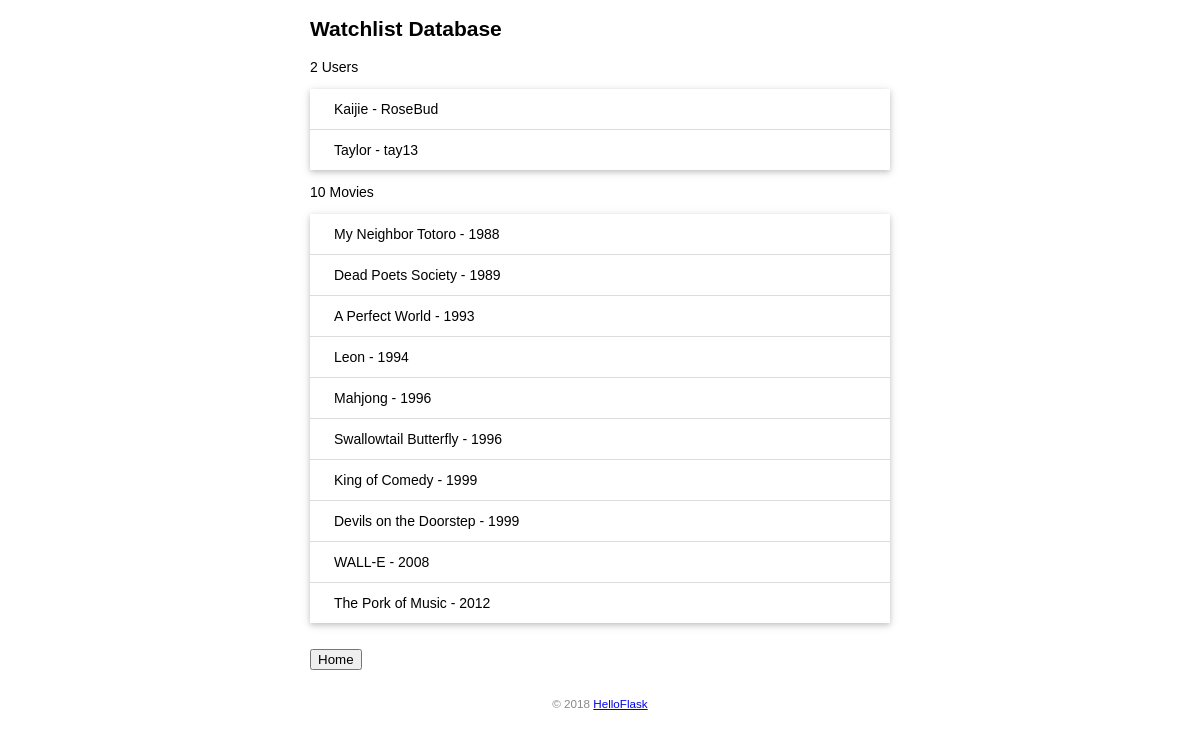
Page /data on the committed database.
### app.py (models this page shows, shortened)
class User(db.Model, UserMixin):  # 表名将会是 user（自动生成，小写处理）
    id = db.Column(db.Integer, primary_key=True)  # 主键
    name = db.Column(db.String(20))  # 名字
    username = db.Column(db.String(20))  # 用户名
    password_hash = db.Column(db.String(128))  # 密码散列值

class Movie(db.Model):  # 表名将会是 movie
    id = db.Column(db.Integer, primary_key=True)  # 主键
    title = db.Column(db.String(60))  # 电影标题
    year = db.Column(db.String(4))  # 电影年份

### app.py (the view)
@app.route('/data')
def show_database():
    users = User.query.all()  # 读取用户记录
    movies = Movie.query.all()  # 读取所有电影记录
    return render_template('database.html', users=users, movies=movies)

### app.py (called while the page is built)
@app.context_processor
def inject_user():
    user = current_user
    return dict(user=user)

@app.context_processor
def inject_movies():
    movies = Movie.query.all()
    return dict(movies=movies)

### templates/database.html (shortened to what this page needs)
<!DOCTYPE html>
<html lang="en">
<head>
    <link rel="stylesheet" href="{{ url_for('static', filename='watchlist-css/style.css') }}" type="text/css">
</head>
<body>
    <h2>Watchlist Database</h2>
    <p>{{ users|length }} Users</p>
    <ul class="movie-list">
        {% for user in users %}
        <li>{{ user.name }} - {{ user.username }}</li>
        {% endfor %}
    </ul>
    <p>{{ movies|length }} Movies</p>
    <ul class="movie-list">
        {% for movie in movies %}
        <li>{{ movie.title }} - {{ movie.year }}</li>
        {% endfor %}
    </ul>
    <br>
    <form action="/home">
        <button type="submit">Home</button>
    </form>
    <footer>
        <small>&copy; 2018 <a href="http://helloflask.com/tutorial">HelloFlask</a></small>
    </footer>
</body>
</html>

### static/watchlist-css/style.css (style rules this page uses)
body { margin: auto; max-width: 580px; font-size: 14px; font-family: Helvetica, Arial, sans-serif; }
footer { color: #888; margin-top: 15px; text-align: center; padding: 10px; }
.movie-list { list-style-type: none; padding: 0; margin-bottom: 10px; box-shadow: 0 2px 5px 0 rgba(0, 0, 0, 0.16), 0 2px 10px 0 rgba(0, 0, 0, 0.12); }
.movie-list li { padding: 12px 24px; border-bottom: 1px solid #ddd; }
.movie-list li:last-child { border-bottom:none; }

### rows in the picture
User: name "Kaijie", username "RoseBud"
User: name "Taylor", username "tay13"
Movie: title "My Neighbor Totoro", year "1988"
Movie: title "Dead Poets Society", year "1989"
Movie: title "A Perfect World", year "1993"
Movie: title "Leon", year "1994"
Movie: title "Mahjong", year "1996"
Movie: title "Swallowtail Butterfly", year "1996"
Movie: title "King of Comedy", year "1999"
Movie: title "Devils on the Doorstep", year "1999"
Movie: title "WALL-E", year "2008"
Movie: title "The Pork of Music", year "2012"

### other values in the picture
{{ users|length }} "2"
{{ movies|length }} "10"
